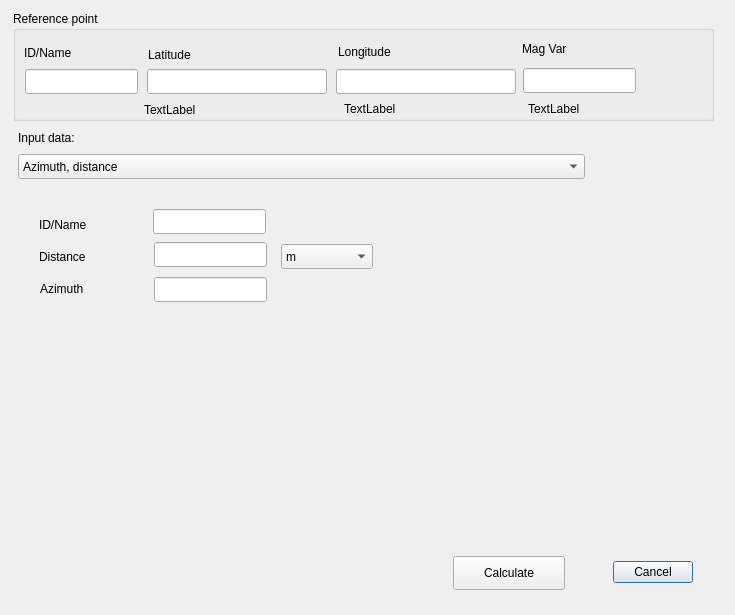
<?xml version="1.0" encoding="UTF-8"?>
<ui version="4.0">
 <class>AviationLatLonCalcDialogBase</class>
 <widget class="QDialog" name="AviationLatLonCalcDialogBase">
  <property name="geometry">
   <rect>
    <x>0</x>
    <y>0</y>
    <width>735</width>
    <height>615</height>
   </rect>
  </property>
  <property name="windowTitle">
   <string>AviationLatLonCalculator</string>
  </property>
  <widget class="QDialogButtonBox" name="button_box">
   <property name="geometry">
    <rect>
     <x>581</x>
     <y>556</y>
     <width>112</width>
     <height>32</height>
    </rect>
   </property>
   <property name="orientation">
    <enum>Qt::Horizontal</enum>
   </property>
   <property name="standardButtons">
    <set>QDialogButtonBox::Cancel</set>
   </property>
  </widget>
  <widget class="QGroupBox" name="groupBox">
   <property name="geometry">
    <rect>
     <x>13</x>
     <y>11</y>
     <width>701</width>
     <height>110</height>
    </rect>
   </property>
   <property name="title">
    <string>Reference point</string>
   </property>
   <widget class="QLineEdit" name="lineEditID">
    <property name="geometry">
     <rect>
      <x>12</x>
      <y>58</y>
      <width>113</width>
      <height>25</height>
     </rect>
    </property>
   </widget>
   <widget class="QLineEdit" name="lineEditRefLat">
    <property name="geometry">
     <rect>
      <x>134</x>
      <y>58</y>
      <width>180</width>
      <height>25</height>
     </rect>
    </property>
   </widget>
   <widget class="QLineEdit" name="lineEditRefLon">
    <property name="geometry">
     <rect>
      <x>323</x>
      <y>58</y>
      <width>180</width>
      <height>25</height>
     </rect>
    </property>
   </widget>
   <widget class="QLineEdit" name="lineEditRefMagVar">
    <property name="geometry">
     <rect>
      <x>510</x>
      <y>57</y>
      <width>113</width>
      <height>25</height>
     </rect>
    </property>
   </widget>
   <widget class="QLabel" name="labelRefID">
    <property name="geometry">
     <rect>
      <x>11</x>
      <y>32</y>
      <width>68</width>
      <height>19</height>
     </rect>
    </property>
    <property name="text">
     <string>ID/Name</string>
    </property>
   </widget>
   <widget class="QLabel" name="labelRefLat">
    <property name="geometry">
     <rect>
      <x>135</x>
      <y>34</y>
      <width>68</width>
      <height>19</height>
     </rect>
    </property>
    <property name="text">
     <string>Latitude</string>
    </property>
   </widget>
   <widget class="QLabel" name="labelRefLon">
    <property name="geometry">
     <rect>
      <x>325</x>
      <y>31</y>
      <width>87</width>
      <height>19</height>
     </rect>
    </property>
    <property name="text">
     <string>Longitude</string>
    </property>
   </widget>
   <widget class="QLabel" name="labelRefMagVar">
    <property name="geometry">
     <rect>
      <x>509</x>
      <y>28</y>
      <width>68</width>
      <height>19</height>
     </rect>
    </property>
    <property name="text">
     <string>Mag Var</string>
    </property>
   </widget>
   <widget class="QLabel" name="ref_lat_DD">
    <property name="geometry">
     <rect>
      <x>131</x>
      <y>89</y>
      <width>68</width>
      <height>19</height>
     </rect>
    </property>
    <property name="text">
     <string>TextLabel</string>
    </property>
   </widget>
   <widget class="QLabel" name="ref_lon_DD">
    <property name="geometry">
     <rect>
      <x>331</x>
      <y>88</y>
      <width>68</width>
      <height>19</height>
     </rect>
    </property>
    <property name="text">
     <string>TextLabel</string>
    </property>
   </widget>
   <widget class="QLabel" name="ref_mag_var">
    <property name="geometry">
     <rect>
      <x>515</x>
      <y>88</y>
      <width>68</width>
      <height>19</height>
     </rect>
    </property>
    <property name="text">
     <string>TextLabel</string>
    </property>
   </widget>
  </widget>
  <widget class="QPushButton" name="pushButtonCalculate">
   <property name="geometry">
    <rect>
     <x>453</x>
     <y>556</y>
     <width>112</width>
     <height>34</height>
    </rect>
   </property>
   <property name="text">
    <string>Calculate</string>
   </property>
  </widget>
  <widget class="QComboBox" name="comboBoxInputData">
   <property name="geometry">
    <rect>
     <x>18</x>
     <y>154</y>
     <width>567</width>
     <height>25</height>
    </rect>
   </property>
   <item>
    <property name="text">
     <string>Azimuth, distance</string>
    </property>
   </item>
   <item>
    <property name="text">
     <string>Azimuth, distance, offset</string>
    </property>
   </item>
   <item>
    <property name="text">
     <string>Local Cartesian</string>
    </property>
   </item>
   <item>
    <property name="text">
     <string>CSV - Azimuth, distance</string>
    </property>
   </item>
   <item>
    <property name="text">
     <string>CSV - Azimuth, distance, offset</string>
    </property>
   </item>
   <item>
    <property name="text">
     <string>CSV - Local Cartesian</string>
    </property>
   </item>
  </widget>
  <widget class="QLabel" name="labelInputData">
   <property name="geometry">
    <rect>
     <x>18</x>
     <y>128</y>
     <width>129</width>
     <height>19</height>
    </rect>
   </property>
   <property name="text">
    <string>Input data:</string>
   </property>
  </widget>
  <widget class="QStackedWidget" name="stackedWidgetCalcPointInput">
   <property name="geometry">
    <rect>
     <x>18</x>
     <y>188</y>
     <width>688</width>
     <height>333</height>
    </rect>
   </property>
   <property name="currentIndex">
    <number>0</number>
   </property>
   <widget class="QWidget" name="page">
    <widget class="QLineEdit" name="lineEditADPointID">
     <property name="geometry">
      <rect>
       <x>135</x>
       <y>21</y>
       <width>113</width>
       <height>25</height>
      </rect>
     </property>
    </widget>
    <widget class="QLineEdit" name="lineEditADPointDistance">
     <property name="geometry">
      <rect>
       <x>136</x>
       <y>54</y>
       <width>113</width>
       <height>25</height>
      </rect>
     </property>
    </widget>
    <widget class="QLineEdit" name="lineEditADPointAzimuth">
     <property name="geometry">
      <rect>
       <x>136</x>
       <y>89</y>
       <width>113</width>
       <height>25</height>
      </rect>
     </property>
    </widget>
    <widget class="QLabel" name="label">
     <property name="geometry">
      <rect>
       <x>21</x>
       <y>27</y>
       <width>68</width>
       <height>19</height>
      </rect>
     </property>
     <property name="text">
      <string>ID/Name</string>
     </property>
    </widget>
    <widget class="QLabel" name="label_2">
     <property name="geometry">
      <rect>
       <x>21</x>
       <y>59</y>
       <width>68</width>
       <height>19</height>
      </rect>
     </property>
     <property name="text">
      <string>Distance</string>
     </property>
    </widget>
    <widget class="QLabel" name="label_3">
     <property name="geometry">
      <rect>
       <x>22</x>
       <y>91</y>
       <width>68</width>
       <height>19</height>
      </rect>
     </property>
     <property name="text">
      <string>Azimuth</string>
     </property>
    </widget>
    <widget class="QComboBox" name="comboBoxADPointDistanceUOM">
     <property name="geometry">
      <rect>
       <x>263</x>
       <y>56</y>
       <width>92</width>
       <height>25</height>
      </rect>
     </property>
     <item>
      <property name="text">
       <string>m</string>
      </property>
     </item>
     <item>
      <property name="text">
       <string>km</string>
      </property>
     </item>
     <item>
      <property name="text">
       <string>NM</string>
      </property>
     </item>
     <item>
      <property name="text">
       <string>feet</string>
      </property>
     </item>
     <item>
      <property name="text">
       <string>SM</string>
      </property>
     </item>
    </widget>
   </widget>
   <widget class="QWidget" name="page_2">
    <widget class="QLabel" name="label_4">
     <property name="geometry">
      <rect>
       <x>24</x>
       <y>50</y>
       <width>68</width>
       <height>19</height>
      </rect>
     </property>
     <property name="text">
      <string>Distance</string>
     </property>
    </widget>
    <widget class="QLineEdit" name="lineEditADOPointDistance">
     <property name="geometry">
      <rect>
       <x>139</x>
       <y>45</y>
       <width>113</width>
       <height>25</height>
      </rect>
     </property>
    </widget>
    <widget class="QLabel" name="label_5">
     <property name="geometry">
      <rect>
       <x>25</x>
       <y>82</y>
       <width>68</width>
       <height>19</height>
      </rect>
     </property>
     <property name="text">
      <string>Azimuth</string>
     </property>
    </widget>
    <widget class="QLineEdit" name="lineEditADOPointAzimuth">
     <property name="geometry">
      <rect>
       <x>139</x>
       <y>80</y>
       <width>113</width>
       <height>25</height>
      </rect>
     </property>
    </widget>
    <widget class="QLabel" name="label_6">
     <property name="geometry">
      <rect>
       <x>24</x>
       <y>18</y>
       <width>68</width>
       <height>19</height>
      </rect>
     </property>
     <property name="text">
      <string>ID/Name</string>
     </property>
    </widget>
    <widget class="QComboBox" name="comboBoxADOPointDistanceUOM">
     <property name="geometry">
      <rect>
       <x>266</x>
       <y>47</y>
       <width>92</width>
       <height>25</height>
      </rect>
     </property>
     <item>
      <property name="text">
       <string>m</string>
      </property>
     </item>
     <item>
      <property name="text">
       <string>km</string>
      </property>
     </item>
     <item>
      <property name="text">
       <string>NM</string>
      </property>
     </item>
     <item>
      <property name="text">
       <string>feet</string>
      </property>
     </item>
     <item>
      <property name="text">
       <string>SM</string>
      </property>
     </item>
    </widget>
    <widget class="QLineEdit" name="lineEditADOPointID">
     <property name="geometry">
      <rect>
       <x>138</x>
       <y>12</y>
       <width>113</width>
       <height>25</height>
      </rect>
     </property>
    </widget>
    <widget class="QLabel" name="label_7">
     <property name="geometry">
      <rect>
       <x>22</x>
       <y>121</y>
       <width>99</width>
       <height>19</height>
      </rect>
     </property>
     <property name="text">
      <string>Offsed side</string>
     </property>
    </widget>
    <widget class="QComboBox" name="comboBoxADOPointOffsetSite">
     <property name="geometry">
      <rect>
       <x>140</x>
       <y>120</y>
       <width>116</width>
       <height>25</height>
      </rect>
     </property>
     <item>
      <property name="text">
       <string>LEFT</string>
      </property>
     </item>
     <item>
      <property name="text">
       <string>RIGHT</string>
      </property>
     </item>
    </widget>
    <widget class="QLineEdit" name="lineEditADOOffsetPointDistance">
     <property name="geometry">
      <rect>
       <x>138</x>
       <y>160</y>
       <width>113</width>
       <height>25</height>
      </rect>
     </property>
    </widget>
    <widget class="QComboBox" name="comboBoxADOOffsetPointDistanceUOM">
     <property name="geometry">
      <rect>
       <x>265</x>
       <y>162</y>
       <width>92</width>
       <height>25</height>
      </rect>
     </property>
     <item>
      <property name="text">
       <string>m</string>
      </property>
     </item>
     <item>
      <property name="text">
       <string>km</string>
      </property>
     </item>
     <item>
      <property name="text">
       <string>NM</string>
      </property>
     </item>
     <item>
      <property name="text">
       <string>feet</string>
      </property>
     </item>
     <item>
      <property name="text">
       <string>SM</string>
      </property>
     </item>
    </widget>
    <widget class="QLabel" name="label_8">
     <property name="geometry">
      <rect>
       <x>23</x>
       <y>165</y>
       <width>102</width>
       <height>19</height>
      </rect>
     </property>
     <property name="text">
      <string>Offset distance</string>
     </property>
    </widget>
   </widget>
   <widget class="QWidget" name="page_3">
    <widget class="QGroupBox" name="groupBox_2">
     <property name="geometry">
      <rect>
       <x>11</x>
       <y>16</y>
       <width>531</width>
       <height>101</height>
      </rect>
     </property>
     <property name="title">
      <string>Axes definition</string>
     </property>
     <widget class="QLabel" name="label_9">
      <property name="geometry">
       <rect>
        <x>20</x>
        <y>30</y>
        <width>191</width>
        <height>21</height>
       </rect>
      </property>
      <property name="text">
       <string>X axis azimuth/bearing</string>
      </property>
     </widget>
     <widget class="QLineEdit" name="lineEditXAxisBearing">
      <property name="geometry">
       <rect>
        <x>200</x>
        <y>30</y>
        <width>113</width>
        <height>27</height>
       </rect>
      </property>
     </widget>
     <widget class="QLabel" name="label_10">
      <property name="geometry">
       <rect>
        <x>20</x>
        <y>60</y>
        <width>161</width>
        <height>21</height>
       </rect>
      </property>
      <property name="text">
       <string>Y axis orientation</string>
      </property>
     </widget>
     <widget class="QComboBox" name="comboBoxYAxisOrientation">
      <property name="geometry">
       <rect>
        <x>200</x>
        <y>60</y>
        <width>92</width>
        <height>27</height>
       </rect>
      </property>
      <item>
       <property name="text">
        <string>LEFT</string>
       </property>
      </item>
      <item>
       <property name="text">
        <string>RIGHT</string>
       </property>
      </item>
     </widget>
    </widget>
    <widget class="QGroupBox" name="gbSecondPoint">
     <property name="geometry">
      <rect>
       <x>9</x>
       <y>130</y>
       <width>551</width>
       <height>146</height>
      </rect>
     </property>
     <property name="title">
      <string>End point</string>
     </property>
     <property name="flat">
      <bool>true</bool>
     </property>
     <widget class="QLabel" name="lbEpX">
      <property name="geometry">
       <rect>
        <x>40</x>
        <y>70</y>
        <width>51</width>
        <height>21</height>
       </rect>
      </property>
      <property name="text">
       <string>X</string>
      </property>
     </widget>
     <widget class="QLineEdit" name="lineEditCartesianX">
      <property name="geometry">
       <rect>
        <x>120</x>
        <y>70</y>
        <width>151</width>
        <height>27</height>
       </rect>
      </property>
     </widget>
     <widget class="QComboBox" name="comboBoxCartesianXUOM">
      <property name="geometry">
       <rect>
        <x>280</x>
        <y>70</y>
        <width>92</width>
        <height>27</height>
       </rect>
      </property>
      <item>
       <property name="text">
        <string>m</string>
       </property>
      </item>
      <item>
       <property name="text">
        <string>KM</string>
       </property>
      </item>
      <item>
       <property name="text">
        <string>NM</string>
       </property>
      </item>
      <item>
       <property name="text">
        <string>feet</string>
       </property>
      </item>
      <item>
       <property name="text">
        <string>SM</string>
       </property>
      </item>
     </widget>
     <widget class="QLabel" name="lbEpY">
      <property name="geometry">
       <rect>
        <x>40</x>
        <y>100</y>
        <width>51</width>
        <height>21</height>
       </rect>
      </property>
      <property name="text">
       <string>Y</string>
      </property>
     </widget>
     <widget class="QLineEdit" name="lineEditCartesianY">
      <property name="geometry">
       <rect>
        <x>120</x>
        <y>100</y>
        <width>151</width>
        <height>27</height>
       </rect>
      </property>
     </widget>
     <widget class="QComboBox" name="comboBoxCartesianYUOM">
      <property name="geometry">
       <rect>
        <x>280</x>
        <y>100</y>
        <width>92</width>
        <height>27</height>
       </rect>
      </property>
      <item>
       <property name="text">
        <string>m</string>
       </property>
      </item>
      <item>
       <property name="text">
        <string>KM</string>
       </property>
      </item>
      <item>
       <property name="text">
        <string>NM</string>
       </property>
      </item>
      <item>
       <property name="text">
        <string>feet</string>
       </property>
      </item>
      <item>
       <property name="text">
        <string>SM</string>
       </property>
      </item>
     </widget>
     <widget class="QLineEdit" name="lineEditLCPointID">
      <property name="geometry">
       <rect>
        <x>120</x>
        <y>30</y>
        <width>151</width>
        <height>27</height>
       </rect>
      </property>
     </widget>
     <widget class="QLabel" name="label_11">
      <property name="geometry">
       <rect>
        <x>20</x>
        <y>30</y>
        <width>111</width>
        <height>21</height>
       </rect>
      </property>
      <property name="text">
       <string>Point name</string>
      </property>
     </widget>
    </widget>
   </widget>
   <widget class="QWidget" name="page_4">
    <widget class="QGroupBox" name="gbInOutCsv">
     <property name="geometry">
      <rect>
       <x>13</x>
       <y>14</y>
       <width>541</width>
       <height>80</height>
      </rect>
     </property>
     <property name="title">
      <string>Input and output csv files</string>
     </property>
     <property name="flat">
      <bool>true</bool>
     </property>
     <widget class="QPushButton" name="pushButtonInputCSVAzDist">
      <property name="geometry">
       <rect>
        <x>5</x>
        <y>30</y>
        <width>141</width>
        <height>34</height>
       </rect>
      </property>
      <property name="text">
       <string>Select input file</string>
      </property>
     </widget>
     <widget class="QLineEdit" name="lineEditInputCSVAzDist">
      <property name="geometry">
       <rect>
        <x>148</x>
        <y>33</y>
        <width>390</width>
        <height>27</height>
       </rect>
      </property>
     </widget>
    </widget>
    <widget class="QPlainTextEdit" name="plainTextEditAzmDistSummary">
     <property name="geometry">
      <rect>
       <x>16</x>
       <y>134</y>
       <width>613</width>
       <height>184</height>
      </rect>
     </property>
    </widget>
    <widget class="QLabel" name="label_14">
     <property name="geometry">
      <rect>
       <x>18</x>
       <y>103</y>
       <width>100</width>
       <height>19</height>
      </rect>
     </property>
     <property name="text">
      <string>Summary:</string>
     </property>
    </widget>
   </widget>
   <widget class="QWidget" name="page_5">
    <widget class="QGroupBox" name="gbInOutCsv_2">
     <property name="geometry">
      <rect>
       <x>7</x>
       <y>12</y>
       <width>541</width>
       <height>131</height>
      </rect>
     </property>
     <property name="title">
      <string>Input and output csv files</string>
     </property>
     <property name="flat">
      <bool>true</bool>
     </property>
     <widget class="QPushButton" name="pushButtonInputCSVAzDistOffset">
      <property name="geometry">
       <rect>
        <x>30</x>
        <y>30</y>
        <width>141</width>
        <height>34</height>
       </rect>
      </property>
      <property name="text">
       <string>Select input file</string>
      </property>
     </widget>
     <widget class="QLineEdit" name="lineEditInputCSVAzDistOffset">
      <property name="geometry">
       <rect>
        <x>200</x>
        <y>30</y>
        <width>301</width>
        <height>27</height>
       </rect>
      </property>
     </widget>
    </widget>
   </widget>
   <widget class="QWidget" name="page_6">
    <widget class="QGroupBox" name="gbInOutCsv_3">
     <property name="geometry">
      <rect>
       <x>14</x>
       <y>116</y>
       <width>541</width>
       <height>76</height>
      </rect>
     </property>
     <property name="title">
      <string>Input and output csv files</string>
     </property>
     <property name="flat">
      <bool>true</bool>
     </property>
     <widget class="QPushButton" name="pushButtonInputLocalCartesian">
      <property name="geometry">
       <rect>
        <x>30</x>
        <y>30</y>
        <width>141</width>
        <height>34</height>
       </rect>
      </property>
      <property name="text">
       <string>Select input file</string>
      </property>
     </widget>
     <widget class="QLineEdit" name="lineEditInputCSVLocalCartesian">
      <property name="geometry">
       <rect>
        <x>200</x>
        <y>30</y>
        <width>301</width>
        <height>27</height>
       </rect>
      </property>
     </widget>
    </widget>
    <widget class="QGroupBox" name="groupBox_3">
     <property name="geometry">
      <rect>
       <x>12</x>
       <y>9</y>
       <width>531</width>
       <height>101</height>
      </rect>
     </property>
     <property name="title">
      <string>Axes definition</string>
     </property>
     <widget class="QLabel" name="label_12">
      <property name="geometry">
       <rect>
        <x>20</x>
        <y>30</y>
        <width>191</width>
        <height>21</height>
       </rect>
      </property>
      <property name="text">
       <string>X axis azimuth/bearing</string>
      </property>
     </widget>
     <widget class="QLineEdit" name="lineEditXAxisBearingCSVMode">
      <property name="geometry">
       <rect>
        <x>200</x>
        <y>30</y>
        <width>113</width>
        <height>27</height>
       </rect>
      </property>
     </widget>
     <widget class="QLabel" name="label_13">
      <property name="geometry">
       <rect>
        <x>20</x>
        <y>60</y>
        <width>161</width>
        <height>21</height>
       </rect>
      </property>
      <property name="text">
       <string>Y axis orientation</string>
      </property>
     </widget>
     <widget class="QComboBox" name="comboBoxYAxisOrientationCSVMode">
      <property name="geometry">
       <rect>
        <x>200</x>
        <y>60</y>
        <width>92</width>
        <height>27</height>
       </rect>
      </property>
      <item>
       <property name="text">
        <string>LEFT</string>
       </property>
      </item>
      <item>
       <property name="text">
        <string>RIGHT</string>
       </property>
      </item>
     </widget>
    </widget>
   </widget>
  </widget>
 </widget>
 <resources/>
 <connections>
  <connection>
   <sender>button_box</sender>
   <signal>accepted()</signal>
   <receiver>AviationLatLonCalcDialogBase</receiver>
   <slot>accept()</slot>
   <hints>
    <hint type="sourcelabel">
     <x>20</x>
     <y>20</y>
    </hint>
    <hint type="destinationlabel">
     <x>20</x>
     <y>20</y>
    </hint>
   </hints>
  </connection>
  <connection>
   <sender>button_box</sender>
   <signal>rejected()</signal>
   <receiver>AviationLatLonCalcDialogBase</receiver>
   <slot>reject()</slot>
   <hints>
    <hint type="sourcelabel">
     <x>20</x>
     <y>20</y>
    </hint>
    <hint type="destinationlabel">
     <x>20</x>
     <y>20</y>
    </hint>
   </hints>
  </connection>
 </connections>
</ui>
